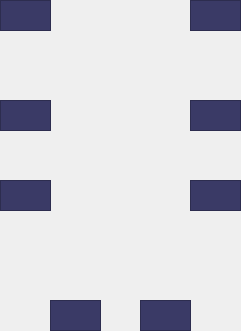
                <widget class="QFrame" name="sensorUltra">
                 <property name="geometry">
                  <rect>
                   <x>280</x>
                   <y>200</y>
                   <width>241</width>
                   <height>331</height>
                  </rect>
                 </property>
                 <property name="styleSheet">
                  <string notr="true">background-color: none;</string>
                 </property>
                 <property name="frameShape">
                  <enum>QFrame::NoFrame</enum>
                 </property>
                 <property name="frameShadow">
                  <enum>QFrame::Raised</enum>
                 </property>
                 <widget class="QFrame" name="sensorUltra_8">
                  <property name="geometry">
                   <rect>
                    <x>190</x>
                    <y>0</y>
                    <width>51</width>
                    <height>31</height>
                   </rect>
                  </property>
                  <property name="styleSheet">
                   <string notr="true">background-color: rgb(58, 58, 102);</string>
                  </property>
                  <property name="frameShape">
                   <enum>QFrame::StyledPanel</enum>
                  </property>
                  <property name="frameShadow">
                   <enum>QFrame::Raised</enum>
                  </property>
                 </widget>
                 <widget class="QFrame" name="sensorUltra_7">
                  <property name="geometry">
                   <rect>
                    <x>190</x>
                    <y>100</y>
                    <width>51</width>
                    <height>31</height>
                   </rect>
                  </property>
                  <property name="styleSheet">
                   <string notr="true">background-color: rgb(58, 58, 102);</string>
                  </property>
                  <property name="frameShape">
                   <enum>QFrame::StyledPanel</enum>
                  </property>
                  <property name="frameShadow">
                   <enum>QFrame::Raised</enum>
                  </property>
                 </widget>
                 <widget class="QFrame" name="sensorUltra_6">
                  <property name="geometry">
                   <rect>
                    <x>190</x>
                    <y>180</y>
                    <width>51</width>
                    <height>31</height>
                   </rect>
                  </property>
                  <property name="styleSheet">
                   <string notr="true">background-color: rgb(58, 58, 102);</string>
                  </property>
                  <property name="frameShape">
                   <enum>QFrame::StyledPanel</enum>
                  </property>
                  <property name="frameShadow">
                   <enum>QFrame::Raised</enum>
                  </property>
                 </widget>
                 <widget class="QFrame" name="sensorUltra_1">
                  <property name="geometry">
                   <rect>
                    <x>0</x>
                    <y>0</y>
                    <width>51</width>
                    <height>31</height>
                   </rect>
                  </property>
                  <property name="styleSheet">
                   <string notr="true">background-color: rgb(58, 58, 102);</string>
                  </property>
                  <property name="frameShape">
                   <enum>QFrame::StyledPanel</enum>
                  </property>
                  <property name="frameShadow">
                   <enum>QFrame::Raised</enum>
                  </property>
                 </widget>
                 <widget class="QFrame" name="sensorUltra_2">
                  <property name="geometry">
                   <rect>
                    <x>0</x>
                    <y>100</y>
                    <width>51</width>
                    <height>31</height>
                   </rect>
                  </property>
                  <property name="styleSheet">
                   <string notr="true">background-color: rgb(58, 58, 102);</string>
                  </property>
                  <property name="frameShape">
                   <enum>QFrame::StyledPanel</enum>
                  </property>
                  <property name="frameShadow">
                   <enum>QFrame::Raised</enum>
                  </property>
                 </widget>
                 <widget class="QFrame" name="sensorUltra_3">
                  <property name="geometry">
                   <rect>
                    <x>0</x>
                    <y>180</y>
                    <width>51</width>
                    <height>31</height>
                   </rect>
                  </property>
                  <property name="styleSheet">
                   <string notr="true">background-color: rgb(58, 58, 102);</string>
                  </property>
                  <property name="frameShape">
                   <enum>QFrame::StyledPanel</enum>
                  </property>
                  <property name="frameShadow">
                   <enum>QFrame::Raised</enum>
                  </property>
                 </widget>
                 <widget class="QFrame" name="sensorUltra_4">
                  <property name="geometry">
                   <rect>
                    <x>50</x>
                    <y>300</y>
                    <width>51</width>
                    <height>31</height>
                   </rect>
                  </property>
                  <property name="styleSheet">
                   <string notr="true">background-color: rgb(58, 58, 102);</string>
                  </property>
                  <property name="frameShape">
                   <enum>QFrame::StyledPanel</enum>
                  </property>
                  <property name="frameShadow">
                   <enum>QFrame::Raised</enum>
                  </property>
                 </widget>
                 <widget class="QFrame" name="sensorUltra_5">
                  <property name="geometry">
                   <rect>
                    <x>140</x>
                    <y>300</y>
                    <width>51</width>
                    <height>31</height>
                   </rect>
                  </property>
                  <property name="styleSheet">
                   <string notr="true">background-color: rgb(58, 58, 102);</string>
                  </property>
                  <property name="frameShape">
                   <enum>QFrame::StyledPanel</enum>
                  </property>
                  <property name="frameShadow">
                   <enum>QFrame::Raised</enum>
                  </property>
                 </widget>
                </widget>
